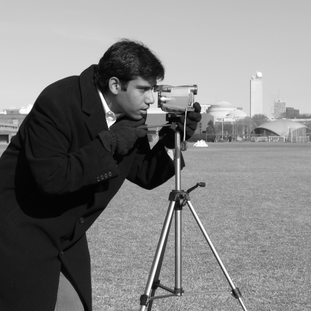
#> input picture week3/data/outputs/01_original_color.png, 311 x 311 px, shrunk from 512 x 512 before the run
$ python lab3_frequency_filtering.py --input ../data/outputs/01_original_color.png   (older library calls are emulated)
#> lines starting #> are read from the running program, lines starting #| are printed output that depends on the picture; after the words box and inside, x2 and y2 are one past the last pixel; in counts of white or black regions, pixels touching at a corner belong together
from __future__ import annotations

import argparse
from pathlib import Path

import cv2
import matplotlib
import numpy as np

matplotlib.use("Agg")
import matplotlib.pyplot as plt


ROOT = Path(__file__).resolve().parent
DATA_DIR = ROOT.parent / "data"
DEFAULT_INPUT = DATA_DIR / "input_images" / "vision_lab3_input.png"
DEFAULT_OUTPUT_DIR = DATA_DIR / "outputs"


def ensure_default_input(path: Path = DEFAULT_INPUT) -> Path:
    """Use skimage.data.camera() — the classic cameraman grayscale photo for FFT demos."""
    if path.exists():
        return path
    from skimage import data

    path.parent.mkdir(parents=True, exist_ok=True)
    gray = data.camera()
    cv2.imwrite(str(path), gray)
    return path


def fft_spectrum(gray: np.ndarray) -> tuple[np.ndarray, np.ndarray, np.ndarray]:
    """Return centered FFT, log-magnitude spectrum, and phase spectrum (all float)."""
    f = np.fft.fft2(gray.astype(np.float32))
    fshift = np.fft.fftshift(f)
    magnitude = np.log1p(np.abs(fshift))
    phase = np.angle(fshift)
    return fshift, magnitude, phase


def rect_highpass_mask(shape: tuple[int, int], half: int = 10) -> np.ndarray:
    """Rectangular high-pass mask: 1 everywhere, 0 in a (2·half+1)^2 block at center."""
    rows, cols = shape
    mid_r, mid_c = rows // 2, cols // 2
    mask = np.ones((rows, cols), dtype=np.float32)
    mask[mid_r - half : mid_r + half + 1, mid_c - half : mid_c + half + 1] = 0.0
    return mask


def rect_lowpass_mask(shape: tuple[int, int], half: int = 10) -> np.ndarray:
    """Rectangular low-pass mask: 0 everywhere, 1 in a (2·half+1)^2 block at center.

    By construction this is the exact complement of the rectangular high-pass mask.
    """
    rows, cols = shape
    mid_r, mid_c = rows // 2, cols // 2
    mask = np.zeros((rows, cols), dtype=np.float32)
    mask[mid_r - half : mid_r + half + 1, mid_c - half : mid_c + half + 1] = 1.0
    return mask


def apply_mask(fshift: np.ndarray, mask: np.ndarray) -> tuple[np.ndarray, np.ndarray]:
    """Multiply centered spectrum by mask, then inverse FFT.

    Returns (filtered_image_float, log_magnitude_of_masked_spectrum).
    """
    masked = fshift * mask
    inv_shift = np.fft.ifftshift(masked)
    img = np.abs(np.fft.ifft2(inv_shift))
    masked_log = np.log1p(np.abs(masked))
    return img, masked_log


def normalize_uint8(image: np.ndarray) -> np.ndarray:
    """Normalize a float array to [0, 255] uint8 for display/saving."""
    image = image.astype(np.float32)
    lo, hi = float(image.min()), float(image.max())
    if hi - lo < 1e-9:
        return np.zeros_like(image, dtype=np.uint8)
    return ((image - lo) * 255.0 / (hi - lo)).astype(np.uint8)


def distance_grid(shape: tuple[int, int]) -> np.ndarray:
    """Return per-pixel Euclidean distance to the spectrum center."""
    rows, cols = shape
    u = np.arange(rows).reshape(-1, 1) - rows // 2
    v = np.arange(cols).reshape(1, -1) - cols // 2
    return np.sqrt(u * u + v * v).astype(np.float32)


def ideal_lowpass(shape: tuple[int, int], d0: float) -> np.ndarray:
    return (distance_grid(shape) <= d0).astype(np.float32)


def butterworth_lowpass(shape: tuple[int, int], d0: float, n: int = 2) -> np.ndarray:
    d = distance_grid(shape)
    return (1.0 / (1.0 + (d / max(d0, 1e-6)) ** (2 * n))).astype(np.float32)


def gaussian_lowpass(shape: tuple[int, int], d0: float) -> np.ndarray:
    d = distance_grid(shape)
    return np.exp(-(d ** 2) / (2.0 * d0 ** 2)).astype(np.float32)


def frequency_filter(gray: np.ndarray, mask: np.ndarray) -> np.ndarray:
    """Apply a centered-spectrum mask to a grayscale image and return uint8 result."""
    fshift = np.fft.fftshift(np.fft.fft2(gray.astype(np.float32)))
    inv = np.fft.ifft2(np.fft.ifftshift(fshift * mask))
    return normalize_uint8(np.abs(inv))


def save_gray(path: Path, image: np.ndarray) -> None:
    cv2.imwrite(str(path), image)


def save_figure(fig: plt.Figure, path: Path) -> None:
    fig.tight_layout()
    fig.savefig(path, dpi=140, bbox_inches="tight")
    plt.close(fig)


def show_gray(ax, image: np.ndarray, title: str) -> None:
    ax.imshow(image, cmap="gray")
    ax.set_title(title)
    ax.set_xticks([])
    ax.set_yticks([])


def run(input_path: Path, output_dir: Path) -> None:
    output_dir.mkdir(parents=True, exist_ok=True)

    bgr = cv2.imread(str(input_path), cv2.IMREAD_COLOR)
    if bgr is None:
        raise FileNotFoundError(f"Failed to read image: {input_path}")
    gray = cv2.cvtColor(bgr, cv2.COLOR_BGR2GRAY)
    rgb = cv2.cvtColor(bgr, cv2.COLOR_BGR2RGB)

    save_gray(output_dir / "01_original_color.png", bgr)
    save_gray(output_dir / "02_original_gray.png", gray)

    # ----- Step 1: FFT spectra (magnitude + phase) -----
    fshift, mag, phase = fft_spectrum(gray)
    save_gray(output_dir / "10_magnitude_spectrum.png", normalize_uint8(mag))
    save_gray(output_dir / "11_phase_spectrum.png", normalize_uint8(phase))

    fig, axes = plt.subplots(1, 3, figsize=(12, 4))
    axes[0].imshow(rgb)
    axes[0].set_title("Original (color)")
    axes[0].set_xticks([]); axes[0].set_yticks([])
    show_gray(axes[1], mag, "Magnitude spectrum  log|F|")
    show_gray(axes[2], phase, "Phase spectrum  angle(F)")
    save_figure(fig, output_dir / "12_amp_phase_compare.png")

    # ----- Step 2: Rectangular high/low-pass masks (the PPT exercise) -----
    half = 10
    hp_mask = rect_highpass_mask(gray.shape, half=half)
    lp_mask = rect_lowpass_mask(gray.shape, half=half)
    save_gray(output_dir / "20_mask_highpass_rect.png", (hp_mask * 255).astype(np.uint8))
    save_gray(output_dir / "21_mask_lowpass_rect.png", (lp_mask * 255).astype(np.uint8))

    img_hp, spec_hp = apply_mask(fshift, hp_mask)
    img_lp, spec_lp = apply_mask(fshift, lp_mask)
    save_gray(output_dir / "22_rect_highpass_img.png", normalize_uint8(img_hp))
    save_gray(output_dir / "23_rect_lowpass_img.png", normalize_uint8(img_lp))

    fig, axes = plt.subplots(3, 2, figsize=(9, 11))
    show_gray(axes[0, 0], gray, "Original")
    show_gray(axes[0, 1], mag, "Original FFT  log|F|")
    show_gray(axes[1, 0], img_hp, "High-pass result")
    show_gray(axes[1, 1], spec_hp, "High-pass FFT")
    show_gray(axes[2, 0], img_lp, "Low-pass result")
    show_gray(axes[2, 1], spec_lp, "Low-pass FFT")
    save_figure(fig, output_dir / "24_rect_filtering_compare.png")

    # ----- Step 3: Spatial vs frequency domain comparison -----
    spatial_lp = cv2.GaussianBlur(gray, (15, 15), 3.0)
    fig, axes = plt.subplots(1, 3, figsize=(12, 4))
    show_gray(axes[0], gray, "Original")
    show_gray(axes[1], spatial_lp, "Spatial low-pass  Gaussian 15x15")
    show_gray(axes[2], img_lp, "Frequency low-pass  (rect mask)")
    save_figure(fig, output_dir / "30_spatial_vs_freq_lowpass.png")

    laplacian = cv2.convertScaleAbs(cv2.Laplacian(gray, cv2.CV_32F, ksize=3))
    fig, axes = plt.subplots(1, 3, figsize=(12, 4))
    show_gray(axes[0], gray, "Original")
    show_gray(axes[1], laplacian, "Spatial high-pass  Laplacian")
    show_gray(axes[2], img_hp, "Frequency high-pass  (rect mask)")
    save_figure(fig, output_dir / "31_spatial_vs_freq_highpass.png")

    # ----- Step 4 (extension): Ideal / Butterworth / Gaussian frequency filters -----
    d0 = 40.0
    n = 2
    ideal_lp = ideal_lowpass(gray.shape, d0)
    butter_lp = butterworth_lowpass(gray.shape, d0, n=n)
    gauss_lp = gaussian_lowpass(gray.shape, d0)
    ideal_hp = 1.0 - ideal_lp
    butter_hp = 1.0 - butter_lp
    gauss_hp = 1.0 - gauss_lp

    out_ideal_lp = frequency_filter(gray, ideal_lp)
    out_butter_lp = frequency_filter(gray, butter_lp)
    out_gauss_lp = frequency_filter(gray, gauss_lp)
    out_ideal_hp = frequency_filter(gray, ideal_hp)
    out_butter_hp = frequency_filter(gray, butter_hp)
    out_gauss_hp = frequency_filter(gray, gauss_hp)

    save_gray(output_dir / "40_ideal_lpf.png", out_ideal_lp)
    save_gray(output_dir / "41_butter_lpf.png", out_butter_lp)
    save_gray(output_dir / "42_gauss_lpf.png", out_gauss_lp)
    save_gray(output_dir / "43_ideal_hpf.png", out_ideal_hp)
    save_gray(output_dir / "44_butter_hpf.png", out_butter_hp)
    save_gray(output_dir / "45_gauss_hpf.png", out_gauss_hp)

    fig, axes = plt.subplots(2, 4, figsize=(14, 7))
    show_gray(axes[0, 0], gray, "Original")
    show_gray(axes[0, 1], out_ideal_lp, f"Ideal LPF  D0={int(d0)}")
    show_gray(axes[0, 2], out_butter_lp, f"Butterworth LPF  n={n}")
    show_gray(axes[0, 3], out_gauss_lp, "Gaussian LPF")
    show_gray(axes[1, 0], ideal_lp, "Ideal LPF mask")
    show_gray(axes[1, 1], butter_lp, "Butterworth LPF mask")
    show_gray(axes[1, 2], gauss_lp, "Gaussian LPF mask")
    axes[1, 3].axis("off")
    save_figure(fig, output_dir / "50_freq_filter_compare_lpf.png")

    fig, axes = plt.subplots(2, 4, figsize=(14, 7))
    show_gray(axes[0, 0], gray, "Original")
    show_gray(axes[0, 1], out_ideal_hp, f"Ideal HPF  D0={int(d0)}")
    show_gray(axes[0, 2], out_butter_hp, f"Butterworth HPF  n={n}")
    show_gray(axes[0, 3], out_gauss_hp, "Gaussian HPF")
    show_gray(axes[1, 0], ideal_hp, "Ideal HPF mask")
    show_gray(axes[1, 1], butter_hp, "Butterworth HPF mask")
    show_gray(axes[1, 2], gauss_hp, "Gaussian HPF mask")
    axes[1, 3].axis("off")
    save_figure(fig, output_dir / "51_freq_filter_compare_hpf.png")

    # ----- Aggregate result -----
    fig, axes = plt.subplots(3, 4, figsize=(16, 11))
    show_gray(axes[0, 0], gray, "Original")
    show_gray(axes[0, 1], mag, "Magnitude")
    show_gray(axes[0, 2], phase, "Phase")
    axes[0, 3].axis("off")
    show_gray(axes[1, 0], img_lp, "Rect LPF")
    show_gray(axes[1, 1], out_ideal_lp, "Ideal LPF")
    show_gray(axes[1, 2], out_butter_lp, "Butterworth LPF")
    show_gray(axes[1, 3], out_gauss_lp, "Gaussian LPF")
    show_gray(axes[2, 0], img_hp, "Rect HPF")
    show_gray(axes[2, 1], out_ideal_hp, "Ideal HPF")
    show_gray(axes[2, 2], out_butter_hp, "Butterworth HPF")
    show_gray(axes[2, 3], out_gauss_hp, "Gaussian HPF")
    save_figure(fig, output_dir / "70_all_results.png")

    # ----- Metrics: how well do freq low-pass variants approximate the spatial Gaussian? -----
    def mse(a, b):
        a = a.astype(np.float32); b = b.astype(np.float32)
        return float(np.mean((a - b) ** 2))

    def psnr(a, b):
        m = mse(a, b)
        if m < 1e-9:
            return float("inf")
        return 10.0 * float(np.log10(255.0 ** 2 / m))

    metrics = [
        ("rect_lowpass vs spatial_gaussian",
         mse(normalize_uint8(img_lp), spatial_lp), psnr(normalize_uint8(img_lp), spatial_lp)),
        ("gauss_lowpass vs spatial_gaussian",
         mse(out_gauss_lp, spatial_lp), psnr(out_gauss_lp, spatial_lp)),
        ("ideal_lowpass vs spatial_gaussian",
         mse(out_ideal_lp, spatial_lp), psnr(out_ideal_lp, spatial_lp)),
        ("butter_lowpass vs spatial_gaussian",
         mse(out_butter_lp, spatial_lp), psnr(out_butter_lp, spatial_lp)),
        ("rect_highpass vs spatial_laplacian",
         mse(normalize_uint8(img_hp), laplacian), psnr(normalize_uint8(img_hp), laplacian)),
    ]
    with (output_dir / "metrics.txt").open("w", encoding="utf-8") as f:
        f.write("name, MSE, PSNR(dB)\n")
        for name, m_, p_ in metrics:
            f.write(f"{name}, {m_:.3f}, {p_:.3f}\n")

    print(f"All results saved under: {output_dir}")


def main() -> None:
    parser = argparse.ArgumentParser(description="Lab 3: Frequency-domain filtering")
    parser.add_argument("--input", type=Path, default=None,
                        help="Input image path. Defaults to skimage astronaut().")
    parser.add_argument("--output-dir", type=Path, default=DEFAULT_OUTPUT_DIR,
                        help="Directory to save results.")
    args = parser.parse_args()

    input_path = args.input if args.input else ensure_default_input()
    run(input_path, args.output_dir)
#> in run, bgr is the input picture: shape (311, 311, 3); min 0, max 255, mean 129.1
#> in fft_spectrum, `magnitude = np.log1p(np.abs(fshift))`:
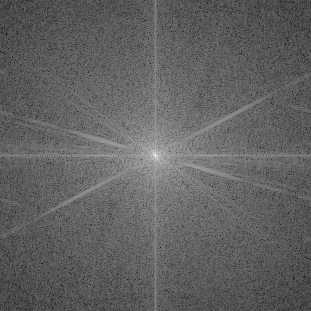
#> magnitude: shape (311, 311) float64; min 2.3, max 16.34, mean 7.69; drawn with min black and max white
#> in fft_spectrum, `phase = np.angle(fshift)`:
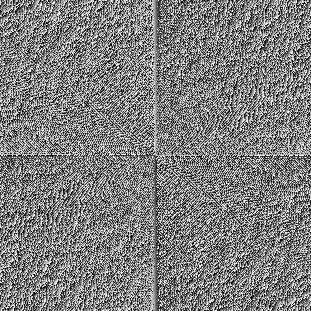
#> phase: shape (311, 311) float64; min -3.14, max 3.14, mean -4.7e-17; drawn with min black and max white
#> in normalize_uint8, `lo, hi = float(image.min()), float(image.max())`: lo = 2.3; hi = 16.34
#> in save_gray (call 5), `cv2.imwrite(str(path), image)`:
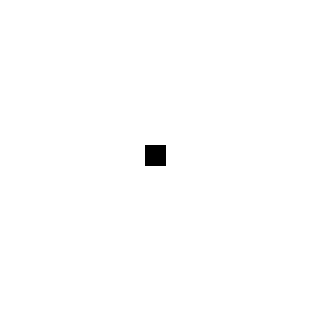
#> saved as 20_mask_highpass_rect.png: shape (311, 311); 99.5% white; 1 black region, box (x1, y1, x2, y2) and area: (145, 145, 166, 166) 441
#> in apply_mask (call 2), `masked_log = np.log1p(np.abs(masked))`:
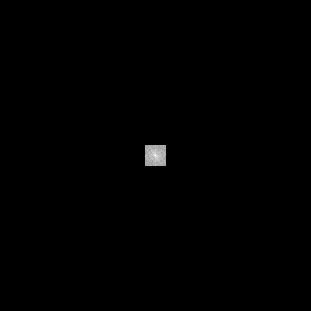
#> masked_log: shape (311, 311) float64; min 0, max 16.34, mean 0.0521; drawn with min black and max white
#> in normalize_uint8 (call 8), `image = image.astype(np.float32)`:
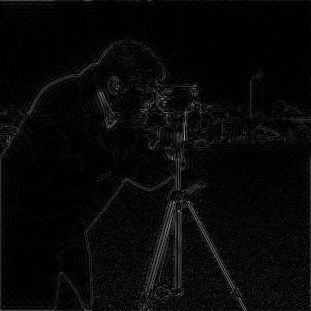
#> image: shape (311, 311) float32; min 3.91e-05, max 162.7, mean 8.4
#> in normalize_uint8 (call 8), `lo, hi = float(image.min()), float(image.max())`: lo = 3.91e-05; hi = 162.7
#> in normalize_uint8 (call 8), `return ((image - lo) * 255.0 / (hi - lo)).astype(np.uint8)`:
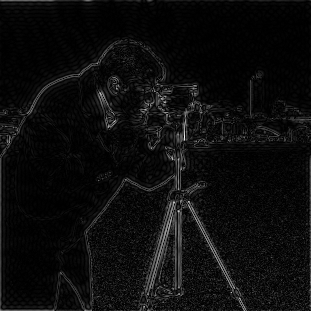
#> returned value: shape (311, 311); min 0, max 254, mean 12.7
#> in save_figure (call 6), `fig.savefig(path, dpi=140, bbox_inches="tight")`:
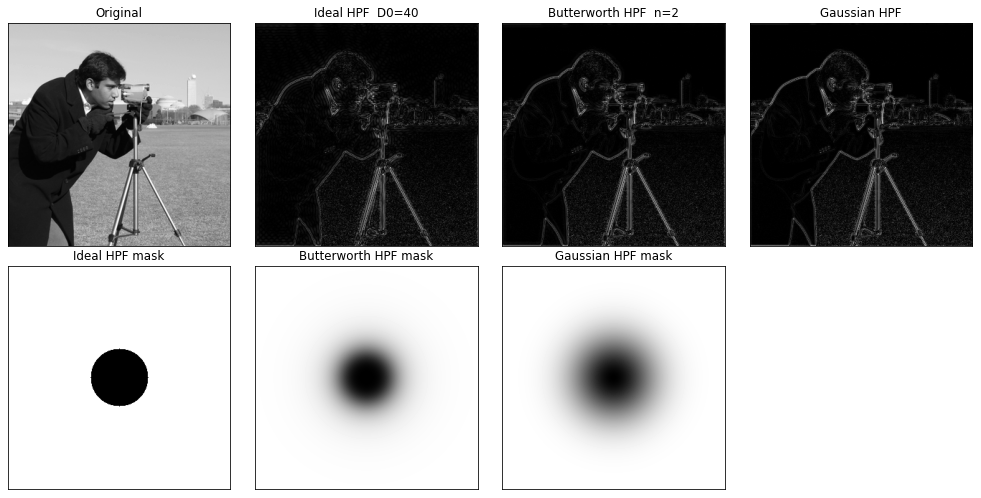
#> figure drawn by matplotlib, 7 panels
#> in psnr, `m = mse(a, b)`: m = 181.1
#> the loop in run, `for name, m_, p_ in metrics:` made 5 passes
#> (name, m_, p_) on passes 1 to 5: ('rect_lowpass vs spatial_gaussian', 181.1, 25.55), ('gauss_lowpass vs spatial_gaussian', 117.4, 27.43), ('ideal_lowpass vs spatial_gaussian', 189.5, 25.36), ('butter_lowpass vs spatial_gaussian', 89, 28.64), ('rect_highpass vs spatial_laplacian', 3712.8, 12.43)


if __name__ == "__main__":
    main()

$ run again, with week1/data/input_images/vision_lab_input.png copied over week3/data/outputs/01_original_color.png
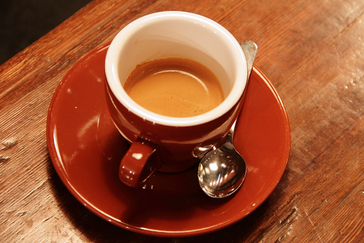
#> input picture week1/data/input_images/vision_lab_input.png, 364 x 243 px, shrunk from 600 x 400 before the run
#> in run, bgr is the input picture: shape (243, 364, 3); mean B, G, R 51.5, 85.8, 158.6
#> lo = 2.08; hi = 16.03
#> in normalize_uint8 (call 6), `image = image.astype(np.float32)`:
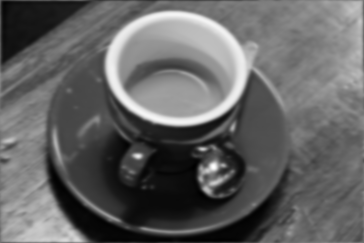
#> image: shape (243, 364) float32; min 1.78, max 262.5, mean 103.6; drawn with min black and max white
#> lo = 1.78; hi = 262.5
#> lo = 2.66e-06; hi = 129.8
#> in normalize_uint8 (call 10), `return ((image - lo) * 255.0 / (hi - lo)).astype(np.uint8)`:
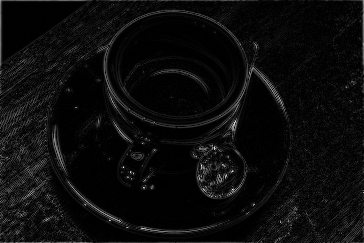
#> returned value: shape (243, 364); min 0, max 255, mean 12
#> m = 267
#> the loop in run, `for name, m_, p_ in metrics:` made 5 passes
#> (name, m_, p_) on passes 1 to 5: ('rect_lowpass vs spatial_gaussian', 267, 23.86), ('gauss_lowpass vs spatial_gaussian', 114.3, 27.55), ('ideal_lowpass vs spatial_gaussian', 306.7, 23.26), ('butter_lowpass vs spatial_gaussian', 109.9, 27.72), ('rect_highpass vs spatial_laplacian', 3636.6, 12.52)
